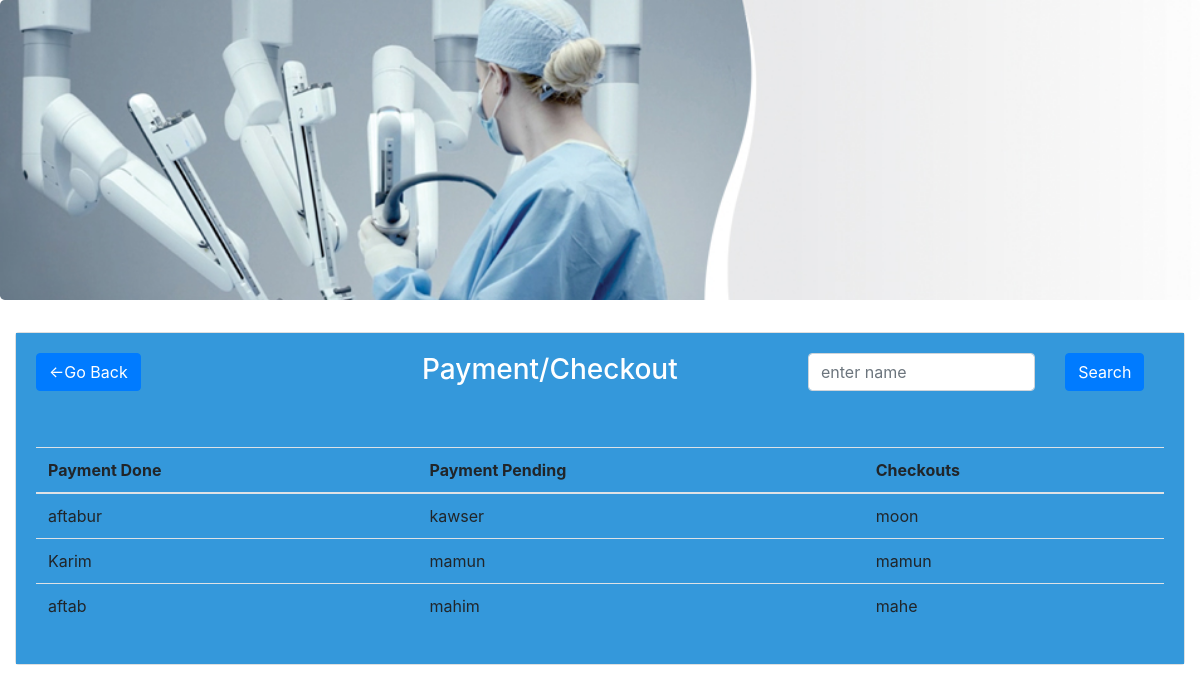
Page /payment_checkout.php on the committed database.
### tables this page shows
CREATE TABLE `pay_out` (
  `payment_done` varchar(30) NOT NULL,
  `payment_panding` varchar(40) NOT NULL,
  `checkout` varchar(40) NOT NULL
);

### func.php (the view, shortened to what this page needs)
<?php
$con=mysqli_connect("localhost","root","","hmsdb");
function get_payment_checkout_details()
{
    global $con;
    $query="select * from pay_out";
    $result=mysqli_query($con,$query);
    while ($row=mysqli_fetch_array($result)) {
        $payment_done=$row['payment_done'];
        $payment_panding=$row['payment_panding'];
        $checkout=$row['checkout'];
        echo "<tr>
        <td>$payment_done</td>
        <td>$payment_panding</td>
        <td>$checkout</td>
      </tr>";
    }
}
?>

### rows in the picture
pay_out: payment_done "aftabur", payment_panding "kawser", checkout "moon"
pay_out: payment_done "Karim", payment_panding "mamun", checkout "mamun"
pay_out: payment_done "aftab", payment_panding "mahim", checkout "mahe"
